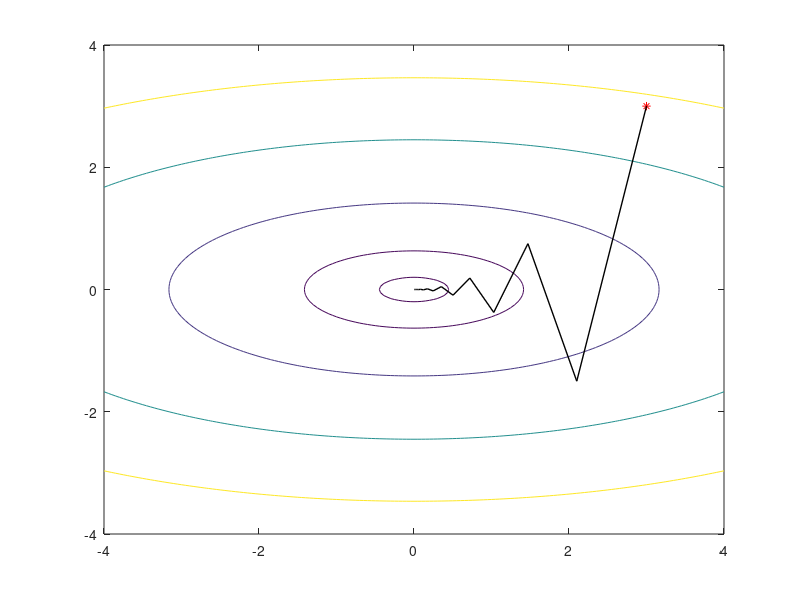

MATLAB code to generate this figure:
%% GIAM DO DOC LON NHAT, TOC DO HOC ON DINH. VI DU MUC 9.1
clear all; clf
A=[2 0;0 10];% ma tran Hessian

% Phiem ham bac 2 co dang
% F(x) = 1/2*x'*A*x + d'*x + c
d=[0 ;0];
c=0;


% THay doi toc do hoc alpha
% anpha=0.05;
anpha=0.15;
% anpha=0.195;
% anpha=0.205;
%X1=(-2:0.1:2);
%X2=(-2:0.1:2);
%X=[X1 ;X2];

%F =X'* A *X;
%ezcontour(F)
%f=@(X1,X2) A(1,1)*X1.^2.+A(2,2)*X2.^2;
%h=ezcontour(f,[-5,5],50)

% Tinh phiem ham chat luong bac 2
[X1,X2] = meshgrid(-4:.05:4);
X=[X1 ;X2];
%F =X'*A*X;
Z=X1.^2+5*X2.^2;
mesh(X1,X2,Z);
title('F = X1^2 + 5*X2^2');

% Tinh phiem ham chat luong bac 2
% theo dang ma tran
F=1/2*((A(1,1)*X1.^2+A(2,2)*X2.^2));
% Symbolic method to calculate F(x)
% syms x1 x2;
% Xsym = [x1
%         x2];
% Asym = sym(A);
% Fsym = 1/2*Xsym.'*Asym*Xsym;


[c,h]= contour(X1,X2,F);
get(h,'LevelList');
set(h,'LevelList',[0 0.2 2 10 30 60 120 150],...
       'TextList',[0 0.2 2 10 30 60 120 150 ]);
hold on

% Plot The initial point
x10=3;
x20=3;
x0=[x10;x20];
plot(x10,x20,'*r');

hold on
for k=1:25;
    xk=(eye(2)-anpha*A)*x0 -anpha*d; % Formule 9.21
    Xk(:,k)=xk; % Save point to Xk
    x0=xk;      % Set current point for the next step
end
plot([x10 Xk(1,:)],[x20 Xk(2,:)],...
    'k','LineWidth',1);
